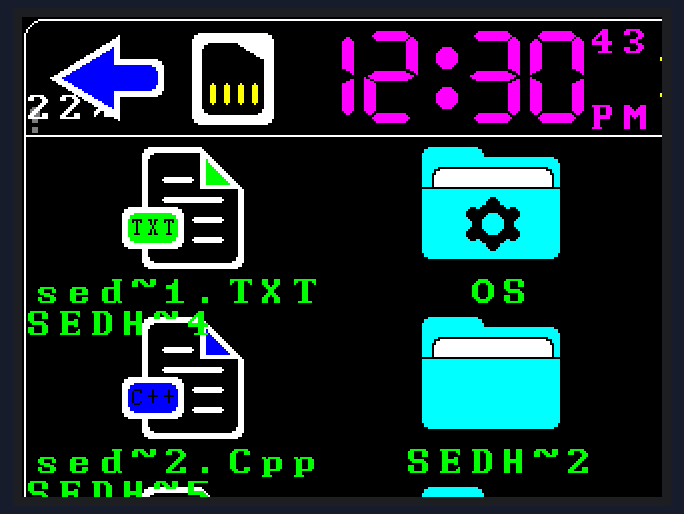
Simulated run of this program. Board: Arduino Uno, built with avr-gcc and run on an emulated ATmega328P. Parts: 320×240 colour display.

Above: at 0.6 s.

The program:

main.cpp
```cpp
//////////////////////////////////////////////////////////////////////////////////////////////////////////////////
#include "SEDHOM_OS.h"
//////////////////////////////////////////////////////////////////////////////////////////////////////////////////

SEDHOM_OS_Icons_t   SEDHOM_OS_Icon;
SEDHOM_OS_Display_t SEDHOM_OS_Display;void test() ;
void setup()
{
    /////////////////////////////////////////////////////////////////////////////
    SEDHOM_OS_Device_Start_Comunication();
    init_Rotation_and_mode(Horizontal,Night_Mode);
    ////////////////////////////////////////////////////////////////////////////
     Battary_Value = 22;
     WIFI_state = WIFI_Status_no_internet;
     Bluetooth_state = BLuetooth_Status_open_and_not_connected;
     //time
     Hour = 12;
     min  = 30;
     sec  = 43;
     time_name = "PM";
     //date
     year = 2025;
     day  = 23;
     month = 9; //september
     day_in_week = 1; //sun_day
    ////////////////////////////////////////////////////////////////////////////
    // WIFI_NAME_1 = "hfgfuyfuhfkjijffj";
    // BLE_NAME_1 = "AirPods pro";
    // About_Icon_color = CYAN;
    // Switch_1_state = ON;
    // Switch_4_state = ON;
    switch_3_name = "lamp1";
    Switch_on_color = BLUE ;
    //  sensor_1_name = "Door1";
    //  sensor_5_name = "window1";
    //  sensor_1_state = "OFF";
    //  sensor_5_state = "on";
    //  sensor_2_state = "0";
    //  sensor_8_state = "1";
    //  sensor_3_state = "435";
    //  sensor_7_state = "hfydnf";
    slide_ball_color = SEDHOM_OS_Icon.Not_mode();
    Slider_1_name = "LED1";
    //  Slider_1_Range = 33 ;
    //  Slider_2_Range = 51 ;
    //  Slider_3_Range = 18 ;
    //  Slider_4_Range = 63 ;
    //  Slider_5_Range = 100 ;
    // colors_in_terminal_or_GREEN = 1;
    // // dir = ""
    // command = "goto SD Card";
    // end_command = 0;
    // command = "_f2";
    // end_command = 0;
    // Is_window_1_or_window_2_wifi_window =1;
     lock_screen_color = SEDHOM_OS_Icon.Mode();
    // folder_1_color = GREEN ;
    //  folder_1_name ="  OS";
    // folder_2_color = GREEN ;
    // folder_3_color = GREEN ;
    // folder_4_color = GREEN ;
    // folder_5_color = GREEN ;
    // folder_6_color = GREEN ;
    file_1_color = GREEN ;
     file_end_color = SEDHOM_OS_Icon.Not_mode();
     file_Background_color = SEDHOM_OS_Icon.Mode();

     Timer_clock_month = month;
     Timer_clock_day = day;
     Timer_clock_hour = Hour;
     Timer_clock_min = min;
     Timer_clock_sec  = 43 ;
     Timer_clock_time_name  = time_name ;
    ////////////////////////////////////////////////////////////////////////////
    // init_Rotation_and_mode(Horizontal,Night_Mode);
    // start_screen();delay(3000);
    // lock_screen();
    // main_Screen();
    // Setting_screen();
    // WIFI_Settings_window();
    // Add_new_WIFI_Window();
    // BLE_Settings_window();
    //  color_setting_Window();
    // LCD_3D_Controll_Axis_Screen();
    // Switch_screen();
    // Sensor_screen();
    // Slider_screen();
    SD_Card_screen();
    // Terminal_screen();
    // ADD_screen();
    // Full_KeyBoard_window();
    // Numeric_KeyBoard_window();
    // Time_setting_window();
    // Date_setting_window();
    // warning_window();
    // Timer_clock_screen();


    ////////////////////////////////////////////////////////////////////////////
    // delay(5000);
    //  Icon.set_mode(Light_Mode);
    //  Sensor_screen();
    // dir = ""
    // send_command_to_terminal("set my name = Mustafa Sedhom");
    // send_command_to_terminal("open file_1.txt");
    // send_command_to_terminal("control GPIO 6 as PWM = 96");
    // send_command_to_terminal("Read from GPIO 11");
    // send_command_to_terminal("CD Control");
    // send_command_to_terminal("open SD Card folder");
    // send_command_to_terminal("5");
    ////////////////////////////////////////////////////////////////////////////
}
void loop()
{
     if(Is_Touch_Presssed())
     {
        //  timer_screen_touch();
        //  Switch_screen_touch();
        //  slider_screen_touch();
        //  Numeric_KeyBoard_window_touch();
        //  Full_KeyBoard_window_touch();

     }
}
```

SEDHOM_OS.h
```cpp
#include "SEDHOM_OS_Windos_And_Screens.h"
// SEDHOM_OS.h
//*************************************************************************************************************
// project : -> SEDHOM_OS for TFT Display
// company : -> SEDHOM
// author  : -> Eng.Mustafa Sedhom
// latest  : -> 2.0.2
// date    : -> 22 / 2 / 2023
// website : -> https://sedhom.com
// github  : ->
// email   : -> https://elmohandes24690@gmail.com
// youtube : -> https://www.youtube.com/@Sedhom
// facebook: -> https://www.facebook.com/EngMustafaSedhom
// versions : -> V1.0.0 , V1.0.1 , v1.0.2 , v2.0.0 , v2.0.1 , v2.0.2
// description : -> This library contains many icons and widgets and displays ans screens and use tiuch for it
//                  for TFT Display
//*************************************************************************************************************
```

SEDHOM_OS_Data_Structure.cpp
```cpp

```

SEDHOM_OS_SIMPLE_GUI.h
```cpp
#include <stdint.h>
/*
 * utftglue.h   @@@@@@@@@@@@@@@@@@@@@@@@ LIBRARY @@@@@@@@@@@@@@@@@@@@@@@@@
 *
 * Created: 12/05/2019 14:25:06
 *  Author: David Prentice
 *
 *  1. replace "UTFT.h" with "UTFTGLUE.h"
 *  2. replace UTFT constructor with UTFTGLUE(model_ID, 0,0,0,0,0)
 *  3. remove smallFont, BigFont, SeveSegNumFont declarations
 *  4. UTFTGLUE uses FreeFonts or NULL (System 5x7)
 *
 *  5. knows FreeSmallFont, FreeBigFont and FreeSevenSegNumFont
 *  6. any other Fonts just need to #include "FreeOtherXXX.h"
 *  7. #define OtherXXX &FreeOtherXXX
 */

#warning   @@@@@@@@@@@@@@@@@@@@@@@@@ <UTFTGLUE.h> @@@@@@@@@@@@@@@@@@@@@@@@@@

#ifndef UTFTGLUE_H_
#define UTFTGLUE_H_

#define Color_t uint16_t
#define LEFT 0
#define RIGHT 9999
#define CENTER 9998

#define PORTRAIT 0
#define LANDSCAPE 1

#include <MCUFRIEND_kbv.h>

#include <Adafruit_GFX.h>
#if defined(__arm__) && !defined(TEENSYDUINO)
#include <avr/dtostrf.h>
#endif

#include <FreeDefaultFonts.h>
#define SmallFont &FreeSmallFont
#define BigFont   &FreeBigFont
#define SevenSegNumFont &FreeSevenSegNumFont

class UTFTGLUE : public MCUFRIEND_kbv
{
    public:
//  UTFTGLUE() : MCUFRIEND_kbv() {}
    UTFTGLUE(int model_ID, int RS, int WR,int CS, int RST, int RD = A0)
             : MCUFRIEND_kbv(CS, RS, WR, RD, RST) { _model_ID = model_ID; }
    void InitLCD(byte orientation=LANDSCAPE) {
        MCUFRIEND_kbv::reset();
        uint16_t ID = MCUFRIEND_kbv::readID();
//       if (ID == 0) ID = 0x9341;        //DealExtreme with EXTC=0
//       if (ID == 0x8989) ID = 0x1289;
//       if (ID == 0xD3D3) ID = 0x9481;   //write-only controller
//       if (ID == 0xD3D3) ID = 0x9486;   //write-only controller
         if (ID == 0xD3D3) ID = 0x9090;   //write-only controller HX8357-D
//         if (ID == 0x9327 && orientation == LANDSCAPE) orientation = 3;
        MCUFRIEND_kbv::begin(ID);
        MCUFRIEND_kbv::setRotation(_orient = orientation);
        _radius = 4;
    }
    void set_Round_Of_Shapes(int raduis){_radius = raduis;}
    void clrScr() { MCUFRIEND_kbv::fillScreen(0x0000);}
    void drawPixel(int x, int y) { MCUFRIEND_kbv::drawPixel(x, y, _fcolor);}
    void drawLine(int x1, int y1, int x2, int y2) { MCUFRIEND_kbv::drawLine(x1, y1, x2, y2, _fcolor);}
    void fillScr(uint16_t color) { MCUFRIEND_kbv::fillScreen(color);}
    void fillScr(byte r, byte g, byte b) { MCUFRIEND_kbv::fillScreen(setrgb(r, g, b));}
    void drawRect(int x1, int y1, int x2, int y2) {
        int w = x2 - x1 + 1, h = y2 - y1 + 1;
        if (w < 0) { x1 = x2; w = -w; }
        if (h < 0) { y1 = y2; h = -h; }
        MCUFRIEND_kbv::drawRect(x1, y1, w, h, _fcolor);
    }
    //////////////////////////////////////////////////////////////////////////////////////////////////////////////
    //SEDHOM_Update
    void drawRect(int x, int y, int h, int w,Color_t color)
    {
        MCUFRIEND_kbv::drawRect(x, y, w, h, color);
    }
    void drawRoundRect(int x, int y, int h, int w,int r,Color_t color)
    {
        MCUFRIEND_kbv::drawRoundRect(x, y, w, h, r, color);
    }
    void fillRect(int x, int y, int w, int h,Color_t color)
    {
        MCUFRIEND_kbv::fillRect(x, y, w, h, color);
    }
    void fillRoundRect(int x, int y, int h, int w,int r,Color_t color)
    {
        MCUFRIEND_kbv::fillRoundRect(x, y, w, h, r, color);
    }
    void drawCircle(int x, int y, int radius,Color_t color)
    {
        MCUFRIEND_kbv::drawCircle(x, y, radius, color);
    }
    void fillCircle(int x, int y, int radius,Color_t color)
    {
         MCUFRIEND_kbv::fillCircle(x, y, radius, color);
    }
    void drawPixel(int x, int y, Color_t color)
    {
         MCUFRIEND_kbv::drawPixel(x, y, color);
    }
    void drawLine(int x1, int y1, int x2, int y2,int color)
    {
         MCUFRIEND_kbv::drawLine(x1, y1, x2, y2,color);
    }
    void fillTriangle(int16_t x0, int16_t y0, int16_t x1, int16_t y1, int16_t x2, int16_t y2, uint16_t color)
    {
        MCUFRIEND_kbv::fillTriangle( x0,  y0,  x1,  y1,  x2,  y2,  color);
    }
    void drawTriangle(int16_t x0, int16_t y0, int16_t x1, int16_t y1, int16_t x2, int16_t y2, uint16_t color)
    {
        MCUFRIEND_kbv::drawTriangle( x0,  y0,  x1,  y1,  x2,  y2,  color);
    }
    void setTextSize(byte size)
    {
        MCUFRIEND_kbv::setTextSize(size);
    }
    void print(char * str)
    {
        MCUFRIEND_kbv::print(str);
    }


    //////////////////////////////////////////////////////////////////////////////////////////////////////////////
    void drawRoundRect(int x1, int y1, int x2, int y2) {
        int w = x2 - x1 + 1, h = y2 - y1 + 1;
        if (w < 0) { x1 = x2; w = -w; }
        if (h < 0) { y1 = y2; h = -h; }
        MCUFRIEND_kbv::drawRoundRect(x1, y1, w, h, 10, _fcolor);
    }
    void fillRect(int x1, int y1, int x2, int y2) {
        int w = x2 - x1 + 1, h = y2 - y1 + 1;
        if (w < 0) { x1 = x2; w = -w; }
        if (h < 0) { y1 = y2; h = -h; }
        MCUFRIEND_kbv::fillRect(x1, y1, w, h, _fcolor);
    }
    void fillRoundRect(int x1, int y1, int x2, int y2) {
        int w = x2 - x1 + 1, h = y2 - y1 + 1;
        if (w < 0) { x1 = x2; w = -w; }
        if (h < 0) { y1 = y2; h = -h; }
        MCUFRIEND_kbv::fillRoundRect(x1, y1, w, h, _radius, _fcolor);
    }
    void drawCircle(int x, int y, int radius) { MCUFRIEND_kbv::drawCircle(x, y, radius, _fcolor);}
    void fillCircle(int x, int y, int radius) { MCUFRIEND_kbv::fillCircle(x, y, radius, _fcolor);}
    void setColor(byte r, byte g, byte b)  { setColor(setrgb(r, g, b));}
    void setColor(uint16_t c)  { MCUFRIEND_kbv::setTextColor(_fcolor = c, _bcolor); }
    void setBackColor(byte r, byte g, byte b)  { setBackColor(setrgb(r, g, b)); }
    void setBackColor(uint32_t c)  {
        if (c == 0xFFFFFFFF) _bcolor = _fcolor;
        else _bcolor = c;
        MCUFRIEND_kbv::setTextColor(_fcolor, _bcolor);
    }
    void print(const char *st, int x, int y, int deg=0)  {
        settextcursor((char*)st, x, y); MCUFRIEND_kbv::print(st);}
    void print(char *st, int x, int y, int deg=0)  {
        settextcursor(st, x, y); MCUFRIEND_kbv::print(st);}
    void print(String st, int x, int y, int deg=0) {
        settextcursor((char*)(st.c_str()), x, y); MCUFRIEND_kbv::print(st);}
    void printNumI(long num, int x, int y, int length=0, char filler=' ') {
        printNumF(num, 0, x, y, '.', length, filler);
    }
    void printNumF(double num, byte dec, int x, int y, char divider='.', int length=0, char filler=' ') {
        char buf[20];
        dtostrf(num, length, dec, buf);
        for (int i = 0; buf[i] == ' '; i++) buf[i] = filler;
        settextcursor(buf, x, y, length * _dig_wid * MCUFRIEND_kbv::textsize_x);
        MCUFRIEND_kbv::print(buf);
    }
    void setTextSize(int sz) { MCUFRIEND_kbv::setTextSize(gfxFont == NULL ? sz : 1); } // ####### GFX ########
    void setFont(const GFXfont* font) {
        MCUFRIEND_kbv::setFont(font);
        _ascend = 8;
        _descend = 1;
        _dig_wid = 6;
        if (font != NULL) {
            int16_t x = 0, y = 0, x1, y1 = 0, x2, y2 = 0;
            MCUFRIEND_kbv::setTextSize(1);
            charBounds('0', &x, &y, &x1, &y1, &x2, &y2);
            _ascend = y2 - y1;    //yAdvance
            _dig_wid = x;   //xAdvance
        }
    }
    void drawBitmap(int x, int y, int sx, int sy, const uint16_t *data, int scale=1) {
        uint16_t color;
        MCUFRIEND_kbv::setAddrWindow(x, y, x + sx*scale - 1, y + sy*scale - 1);
        if (scale == 1) MCUFRIEND_kbv::pushColors((const uint8_t*)data, sx * sy, 1);
        else {
            for (int row = 0; row < sy; row++) {
                for (int col = 0; col < sx; col++) {
                    color = pgm_read_word(data + (row*sx + col)*1);
                    MCUFRIEND_kbv::fillRect(x+col*scale, y+row*scale, scale, scale, color);
                }
            }
        }
    }
//  void drawBitmap(int x, int y, int sx, int sy, bitmapdatatype data, int deg, int rox, int roy);
//  void lcdOff();
//  void lcdOn();
    void setContrast(char c) {}
    int  getDisplayXSize() { return MCUFRIEND_kbv::width(); }
    int  getDisplayYSize() { return MCUFRIEND_kbv::height(); }
	void	setBrightness(byte br) {}
//  void LCD_Write_DATA(char VH,char VL);
//  void dispBitmap(File inFile);
    uint8_t _ascend, _descend, _dig_wid;
    uint16_t _model_ID;

    protected:
    uint16_t _fcolor;
    uint16_t _bcolor;
//    uint8_t _ascend, _descend, _dig_wid;
    uint8_t _radius;
    uint8_t _orient;
    void settextcursor(char *st, int x, int y, int pad = 0) {
        int16_t pos, x1, y1;
        uint16_t len, w, h;
        bool is_gfx = (MCUFRIEND_kbv::gfxFont != NULL);
        getTextBounds(st, 0, 0, &x1, &y1, &w, &h);   //always
        len = x1 + w + 0;    // assumes the final right padding = 1.
        if (pad >= len) pad = pad - len;
        pos = (MCUFRIEND_kbv::width() - len - pad);
        if (x == CENTER) x = pos/2;
        else if (x == RIGHT) x = pos - 1;
        if (is_gfx) {    //only GFX fonts need to paint background
            h = _ascend + _descend; //pgm_read_byte(&gfxFont->yAdvance);
            if (_fcolor != _bcolor) MCUFRIEND_kbv::fillRect(x, y, len + pad + 1, h, _bcolor);
            y += h;
        }
        MCUFRIEND_kbv::setCursor(x + pad, y);
    }
    uint16_t setrgb(byte r, byte g, byte b)  { return ((r&0xF8) << 8) | ((g&0xFC) << 3) | (b>>3);}
};

// #define VGA_BLACK       0x0000
// #define VGA_WHITE       0xFFFF
// #define VGA_RED         0xF800
// #define VGA_GREEN       0x0400
// #define VGA_BLUE        0x001F
// #define VGA_SILVER      0xC618
// #define VGA_GRAY        0x8410
// #define VGA_MAROON      0x8000
// #define VGA_YELLOW      0xFFE0
// #define VGA_OLIVE       0x8400
// #define VGA_LIME        0x07E0
// #define VGA_AQUA        0x07FF
// #define VGA_TEAL        0x0410
// #define VGA_NAVY        0x0010
// #define VGA_FUCHSIA     0xF81F
// #define VGA_PURPLE      0x8010
// #define VGA_TRANSPARENT 0xFFFFFFFF

#endif /* UTFTGLUE_H_ */
```

SEDHOM_OS_Windos_And_Screens.h
```cpp
#ifndef SCREENS_H
#define SCREENS_H

#include "SEDHOM_OS_data_type.h"
// #include "SEDHOM_OS_variable_for_system.h"
#include "SEDHOM_OS_variable_for_system.h"
#include "SEDHOM_OS_Icons_And_Widgets.h"

#define SEDHOM_OS_Icons_t      extern Icons_t
#define SEDHOM_OS_Icon         Icon
#define SEDHOM_OS_Display_t    extern UTFTGLUE
#define SEDHOM_OS_Display      Display

#define Boud_Rate    9600
#define SEDHOM_OS_Device_Start_Comunication()     Serial.begin(Boud_Rate);

extern Icons_t Icon ;
extern int pixel_x;
extern int pixel_y;
extern int pixel_z;

void init_Rotation_and_mode(int Rotation = Horizontal , Color_t Mode = Night_Mode);

void send_command_to_terminal(word_t Command);
void Setting_screen();
void main_Screen();
void WIFI_Settings_window();
void start_screen();
void lock_screen();
void color_setting_Window();
void LCD_3D_Controll_Axis_Screen();
void BLE_Settings_window();
void Add_new_WIFI_Window();
void Switch_screen();
void Sensor_screen();
void Slider_screen();
void SD_Card_screen();
void Terminal_screen();
void ADD_screen();
void Full_KeyBoard_window();
void Numeric_KeyBoard_window();
void Time_setting_window();
void Date_setting_window();
void warning_window();
void Timer_clock_screen();
//touch
bool Is_Touch_Presssed();
int touch_get_X_point();
int touch_get_Y_point();
int touch_get_Z_point();

//
word_t Full_KeyBoard_window_touch();
word_t Numeric_KeyBoard_window_touch();
void Switch_screen_touch();
void timer_screen_touch();
void slider_screen_touch();


#endif // SCREENS_H
```

SEDHOM_OS_data_type.h
```cpp
#include <stdint.h>
#include <Arduino.h>

#define u8_t           uint8_t
#define u16_t          uint16_t
#define u32_t          uint32_t
#define u64_t          uint64_t
#define Color_t        uint16_t
#define number_t       int
#define decimal_t      float
#define byte_t         int8_t
#define u_small_num_t  byte_t
#define Icons_t        Icons
#define str_t          char*
#define string_t       str_t
#define word_t         str_t
```

SEDHOM_OS_status_types.h
```cpp
#ifndef STATUS_TYPES_H
#define STATUS_TYPES_H


#define SmallFont        &FreeSmallFont
#define BigFont          &FreeBigFont
#define SevenSegNumFont  &FreeSevenSegNumFont
#define font_7_segment   SevenSegNumFont

#define Night_Mode       BLACK
#define Dark_Mode        BLACK
#define Light_Mode       WHITE
#define Normal_Mode      WHITE

#define Vertical         0
#define Horizontal       1

#define on               ON
#define off              OFF


typedef enum WIFI_Status
{
    WIFI_Status_not_connected,
    WIFI_Status_no_internet,
    WIFI_Status_conected_level_1,
    WIFI_Status_conected_level_2_half,
    WIFI_Status_conected_level_3,
    WIFI_Status_conected_level_4_full
}WIFI_STATUS_t;
typedef enum Bluetooth_Status
{
    BLuetooth_Status_closed,
    BLuetooth_Status_open_and_not_connected,
    BLuetooth_Status_open_and_connected
}BLUETOOTH_STATUS_t;

typedef enum Set_Rotation
{
    degree_0,
    degree_90,
    degree_270,
    degree_180,
}ROTATION_STASTUS_t;
typedef enum Set_Switch
{
    OFF,
    ON
}SWITCH_STATUS_t;

#endif
```

Source omitted: HOM_OS_Icons_And_Widgets.h (29297 bytes), _OS_Windos_And_Screens.cpp (60233 bytes), _OS_variable_for_system.cpp (9012 bytes), OM_OS_variable_for_system.h (9654 bytes)
